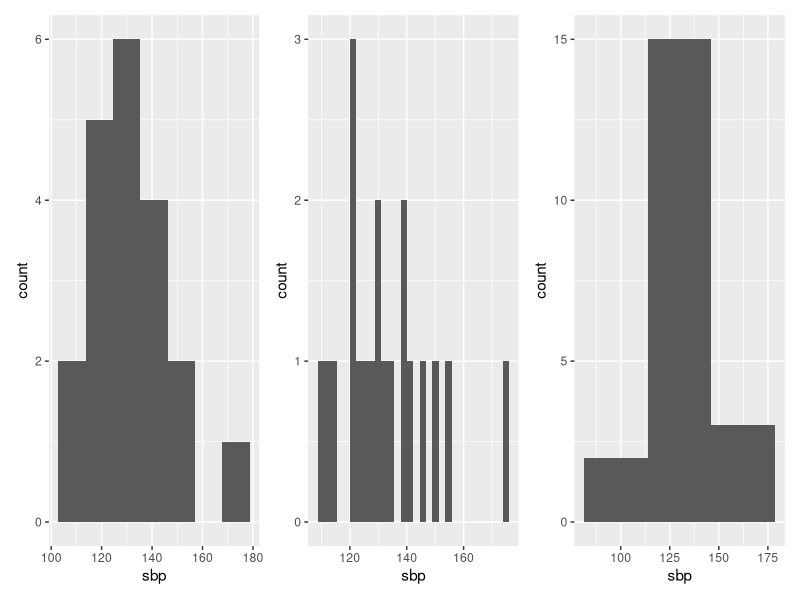
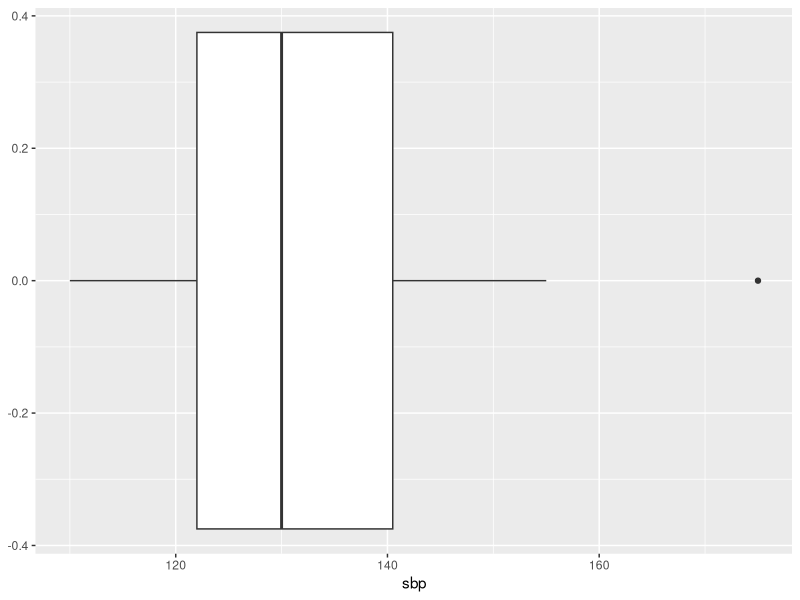

Write the R code that produced these figures, in order.
## ---- chunk 1
knitr::opts_chunk$set(echo = FALSE,
                      message = F,
                      warning = F,
                      comment = "")
## ---- chunk 2
sbp <- c(110, 112, 115, 120, 122, 122, 124, 125, 128, 130, 130, 132, 135, 138, 140, 142, 145, 150, 155, 175)
library(tidyverse)
library(patchwork)
## ---- chunk 3
df <- data.frame(sbp =sbp)
df |> slice_head(n =10) |> 
    knitr::kable()
## ---- chunk 4
binsturge <- ggplot(df)+geom_histogram(aes(sbp), binwidth = 10.83)
bin_num1 <- ggplot(df)+geom_histogram(aes(sbp), bins = 30)
bin_num2 <- ggplot(df)+geom_histogram(aes(sbp), bins = 3)
binsturge+bin_num1+bin_num2
## ---- chunk 5
ggplot(df)+geom_boxplot(aes(sbp))
## ---- chunk 6
stem(df$sbp) 
## ---- chunk 7
df |> 
    summarise(
        Mean = mean(sbp),
        Median = median(sbp),
        SD = sd(sbp),
        IQR = IQR(sbp),
        Q1 = quantile(sbp, 0.25),
        Q3 = quantile(sbp,0.75)
    ) |> 
    pivot_longer(cols = everything(),
                 names_to = "Measures",
                 values_to = "SBP") |> 
    knitr::kable(digits = 2)
